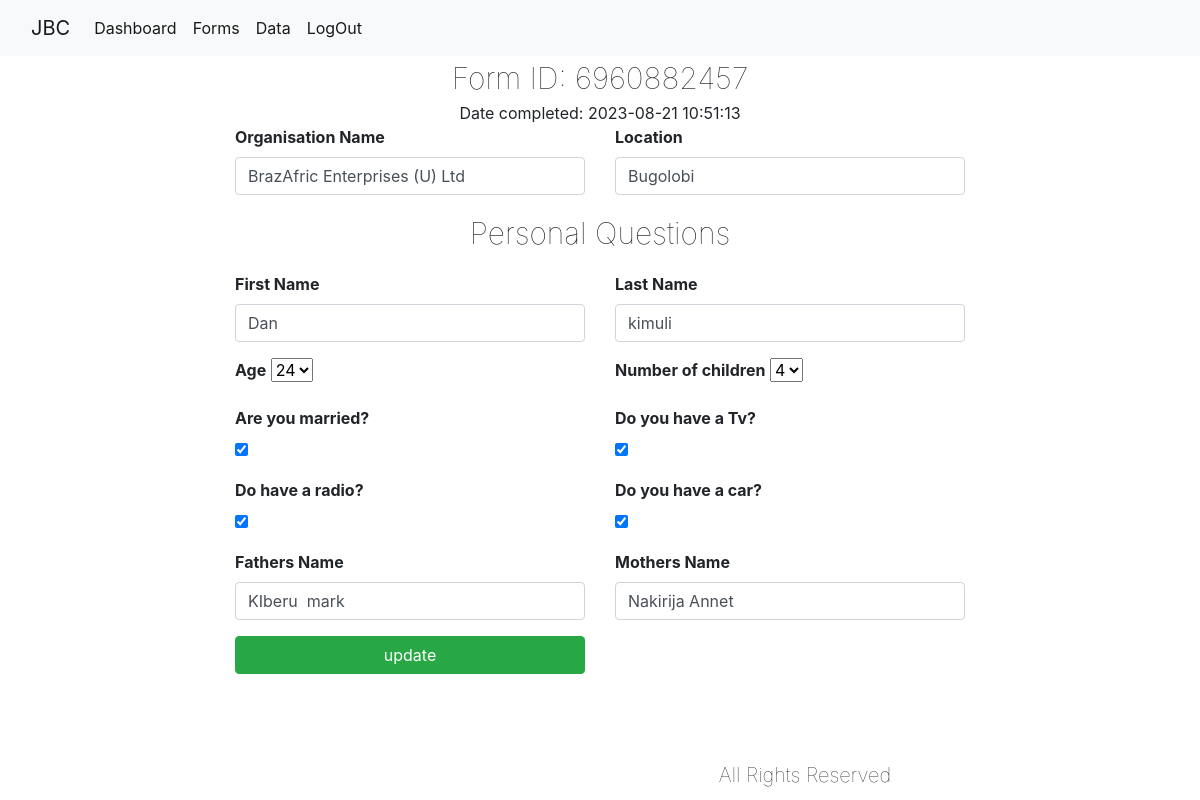
The page /webformsystem/edit_form.php?fomid=2 (signed in) on the database its author committed.
### tables this page shows
CREATE TABLE `form_data` (
  `ID` int(11) NOT NULL,
  `username` varchar(200) NOT NULL,
  `organisation` varchar(200) NOT NULL,
  `location` varchar(200) NOT NULL,
  `f_nem` varchar(200) NOT NULL,
  `l_nem` varchar(200) NOT NULL,
  `age` varchar(200) NOT NULL,
  `kids` varchar(200) NOT NULL,
  `mary` varchar(200) NOT NULL,
  `tv` varchar(200) NOT NULL,
  `radio` varchar(200) NOT NULL,
  `car` varchar(200) NOT NULL,
  `father` varchar(200) NOT NULL,
  `mother` varchar(200) NOT NULL,
  `formID` varchar(100) NOT NULL,
  `date` datetime NOT NULL
);

### webformsystem/edit_form.php (the view, shortened to what this page needs)
<?php
include("includes/header.php");
if(isset($_GET['fomid'])){
  $id=$_GET['fomid'];
  $query=mysqli_query($con,"SELECT * FROM form_data WHERE ID='$id'");
  $cat=mysqli_fetch_array($query);
}
?>
        <nav class="navbar navbar-expand-lg navbar-light bg-light">
  <div class="container-fluid">
    <a class="navbar-brand" href="#">JBC</a>
    <div class="collapse navbar-collapse" id="navbarSupportedContent">
      <ul class="navbar-nav me-auto mb-2 mb-lg-0">
        <li class="nav-item">
          <a class="nav-link active" aria-current="page" href="index.php">Dashboard</a>
        </li>
        <li class="nav-item">
          <a class="nav-link active" aria-current="page" href="forms.php">Forms</a>
        </li>
         <li class="nav-item">
          <a class="nav-link active" aria-current="page" href="form_list.php">Data</a>
        </li>
         <li class="nav-item">
          <a class="nav-link active" aria-current="page" href="includes/handlers/logout.php">LogOut</a>
        </li>
      </ul>
    </div>
  </div>
</nav>
    <div class="container">
      <div class="row">
          <div class="col-md-12" style="text-align: center;">
              <span style="font-weight: 100; font-size: 30px; padding: 20px 0px 20px 0px;">
                 Form ID: <?php echo $cat['formID'];?>
              </span><br>
              Date completed: <?php echo $cat['date'];?>
          </div>
      </div>
    </div>
    <div class="container">
        <div class="row">
            <div class="col-md-2"></div>
             <div class="col-md-8">
               <form action="" method="post" enctype="multipart/form-data">
                  <div class="row">
                      <div class="col-md-6 mb-3">
                        <label><strong>Organisation Name </strong></label>
                        <input type="text" name="org_nem" class="form-control" placeholder ="name"  value="<?php echo $cat['organisation'];?>">
                      </div>
                      <div class="col-md-6 mb-3">
                        <label><strong>Location</strong></label>
                        <input type="text" name="loc" class="form-control" placeholder ="location"  value="<?php echo $cat['location'];?>">
                      </div>
                     <div class="col-md-12 mb-3" style="text-align: center;">
                        <span style="font-weight: 100; font-size: 30px; padding: 20px 0px 20px 0px;">
                            Personal Questions
                        </span>
                    </div>
                    <div class="col-md-6 mb-3">
                        <label><strong>First Name</strong></label>
                        <input type="text" name="f_nem" class="form-control" placeholder ="first name" value="<?php echo $cat['f_nem'];?>">
                      </div>
                      <div class="col-md-6 mb-3">
                        <label><strong>Last Name</strong></label>
                        <input type="text" name="l_nem" class="form-control" placeholder ="last name" value="<?php echo $cat['l_nem'];?>">
                      </div>
                        <div class="col-md-6 mb-3">
                        <label><strong>Age</strong></label>
                        <select name="age" class="input" required>
                          <option value="<?php echo $cat['age'];?>" selected><?php echo $cat['age'];?></option>
                              </select>
                      </div>
                      <div class="col-md-6 mb-3">
                        <label><strong>Number of children</strong></label>
                        <select name="children" class="input" required>
                          <option value="<?php echo $cat['kids'];?>" selected><?php echo $cat['kids'];?></option>
                              </select>
                      </div>
                      <div class="col-md-6 mb-3">
                        <label><strong>Are you married?</strong></label>
                        <br>
                        <input type="checkbox" name="married" value="yes" <?php if($cat['mary']=='yes')echo 'checked';?>>
                      </div>
                       <div class="col-md-6 mb-3">
                        <label><strong>Do you have a Tv?</strong></label>
                        <br>
                        <input type="checkbox" name="tv" value="yes" <?php if($cat['mary']=='yes')echo 'checked';?>>
                      </div>
                       <div class="col-md-6 mb-3">
                        <label><strong>Do have a radio?</strong></label>
                        <br>
                        <input type="checkbox" name="rad" value="yes" <?php if($cat['mary']=='yes')echo 'checked';?>>
                      </div>
                       <div class="col-md-6 mb-3">
                        <label><strong>Do you have a car?</strong></label>
                        <br>
                        <input type="checkbox" name="car" value="yes" <?php if($cat['mary']=='yes')echo 'checked';?>>
                      </div>
                      <div class="col-md-6 mb-3">
                        <label><strong>Fathers Name</strong></label>
                        <input type="text" name="fa_nem" class="form-control" placeholder ="fathers name" value="<?php echo $cat['father'];?>">
                      </div>
                      <div class="col-md-6 mb-3">
                        <label><strong>Mothers Name</strong></label>
                        <input type="text" name="ma_nem" class="form-control" placeholder ="mothers name" value="<?php echo $cat['mother'];?>">
                      </div>
                      <div class="col-md-6 mb-3">
                     <button type="submit" name="submit" class="btn btn-success  btn-block">update</button>
                      </div>
                  </div>
               </form>
                    <div class="container" style="text-align:center;font-weight: 100;font-size: 20px; bottom: 10px; position: fixed;">
                <span>All Rights Reserved</span>
            </div>
             </div>
              <div class="col-md-2"></div>
        </div>
    </div>
  </body>
</html>

### rows shown on the page
form_data: formID "6960882457", date "2023-08-21 10:51:13", org_nem "BrazAfric Enterprises (U) Ltd", loc "Bugolobi", f_nem "Dan", l_nem "kimuli", age "24", children "4", mary "☑", fa_nem "KIberu mark", ma_nem "Nakirija Annet"
